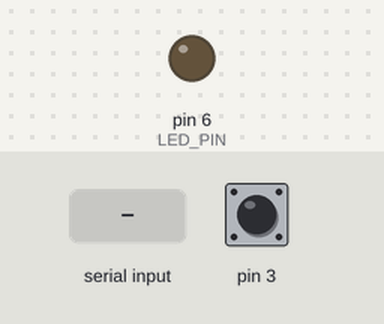
Bench run of a sketch on a simulated Arduino Leonardo, built with avr-gcc and run on an emulated ATmega32U4. Parts: output pins drawn as LEDs (lit = HIGH). The inputs (shaded band) are chosen by the test bench; at power-on: pin 3 HIGH. The sensor or clock chip raises its interrupt line as the real part does; what the sketch prints to the serial monitor is not drawn.

Above: at 0.8 s.
0.9 s: "1\n" received over Serial
At 2.4 s:
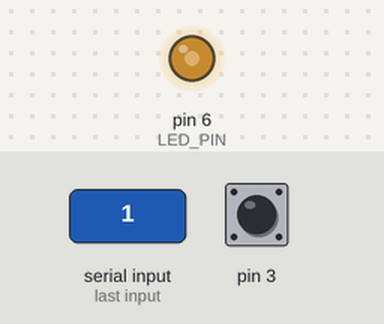
2.9 s: pin 3 pulled LOW for 0.15 s
At 3.9 s:
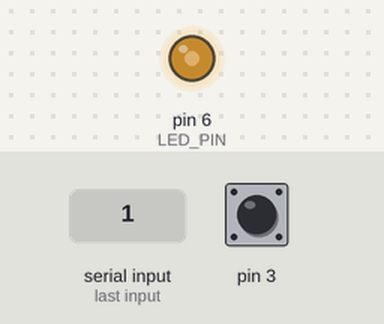
4.6 s: pin 3 pulled LOW for 1 s
At 6.8 s:
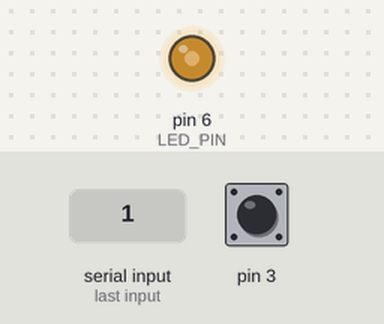
Timing chart, 0 to 8.3 s (numbered marks = the images above; inputs shaded):
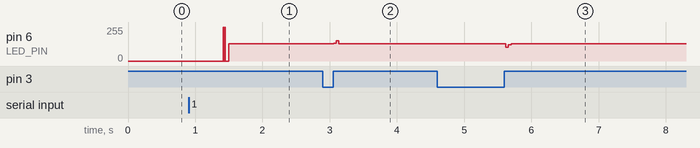

The sketch:

MPU6050_DMP6.ino
```cpp
// I2C device class (I2Cdev) demonstration Arduino sketch for MPU6050 class using DMP (MotionApps v2.0)
// 6/21/2012 by Jeff Rowberg <jeff@rowberg.net>
// Updates should (hopefully) always be available at https://github.com/jrowberg/i2cdevlib
//
// Changelog:
//      2013-05-08 - added seamless Fastwire support
//                 - added note about gyro calibration
//      2012-06-21 - added note about Arduino 1.0.1 + Leonardo compatibility error
//      2012-06-20 - improved FIFO overflow handling and simplified read process
//      2012-06-19 - completely rearranged DMP initialization code and simplification
//      2012-06-13 - pull gyro and accel data from FIFO packet instead of reading directly
//      2012-06-09 - fix broken FIFO read sequence and change interrupt detection to RISING
//      2012-06-05 - add gravity-compensated initial reference frame acceleration output
//                 - add 3D math helper file to DMP6 example sketch
//                 - add Euler output and Yaw/Pitch/Roll output formats
//      2012-06-04 - remove accel offset clearing for better results (thanks Sungon Lee)
//      2012-06-01 - fixed gyro sensitivity to be 2000 deg/sec instead of 250
//      2012-05-30 - basic DMP initialization working

/* ============================================
I2Cdev device library code is placed under the MIT license
Copyright (c) 2012 Jeff Rowberg

Permission is hereby granted, free of charge, to any person obtaining a copy
of this software and associated documentation files (the "Software"), to deal
in the Software without restriction, including without limitation the rights
to use, copy, modify, merge, publish, distribute, sublicense, and/or sell
copies of the Software, and to permit persons to whom the Software is
furnished to do so, subject to the following conditions:

The above copyright notice and this permission notice shall be included in
all copies or substantial portions of the Software.

THE SOFTWARE IS PROVIDED "AS IS", WITHOUT WARRANTY OF ANY KIND, EXPRESS OR
IMPLIED, INCLUDING BUT NOT LIMITED TO THE WARRANTIES OF MERCHANTABILITY,
FITNESS FOR A PARTICULAR PURPOSE AND NONINFRINGEMENT. IN NO EVENT SHALL THE
AUTHORS OR COPYRIGHT HOLDERS BE LIABLE FOR ANY CLAIM, DAMAGES OR OTHER
LIABILITY, WHETHER IN AN ACTION OF CONTRACT, TORT OR OTHERWISE, ARISING FROM,
OUT OF OR IN CONNECTION WITH THE SOFTWARE OR THE USE OR OTHER DEALINGS IN
THE SOFTWARE.
===============================================
*/

// I2Cdev and MPU6050 must be installed as libraries, or else the .cpp/.h files
// for both classes must be in the include path of your project
#include "I2Cdev.h"

#include "MPU6050_6Axis_MotionApps20.h"
//#include "MPU6050.h" // not necessary if using MotionApps include file

// Arduino Wire library is required if I2Cdev I2CDEV_ARDUINO_WIRE implementation
// is used in I2Cdev.h
#if I2CDEV_IMPLEMENTATION == I2CDEV_ARDUINO_WIRE
    #include "Wire.h"
#endif

// class default I2C address is 0x68
// specific I2C addresses may be passed as a parameter here
// AD0 low = 0x68 (default for SparkFun breakout and InvenSense evaluation board)
// AD0 high = 0x69
MPU6050 mpu;
//MPU6050 mpu(0x69); // <-- use for AD0 high

/* =========================================================================
   NOTE: In addition to connection 3.3v, GND, SDA, and SCL, this sketch
   depends on the MPU-6050's INT pin being connected to the Arduino's
   external interrupt #0 pin. On the Arduino Uno and Mega 2560, this is
   digital I/O pin 2.
 * ========================================================================= */

/* =========================================================================
   NOTE: Arduino v1.0.1 with the Leonardo board generates a compile error
   when using Serial.write(buf, len). The Teapot output uses this method.
   The solution requires a modification to the Arduino USBAPI.h file, which
   is fortunately simple, but annoying. This will be fixed in the next IDE
   release. For more info, see these links:

   http://arduino.cc/forum/index.php/topic,109987.0.html
   http://code.google.com/p/arduino/issues/detail?id=958
 * ========================================================================= */


// uncomment "OUTPUT_READABLE_QUATERNION" if you want to see the actual
// quaternion components in a [w, x, y, z] format (not best for parsing
// on a remote host such as Processing or something though)
//#define OUTPUT_READABLE_QUATERNION

// uncomment "OUTPUT_READABLE_EULER" if you want to see Euler angles
// (in degrees) calculated from the quaternions coming from the FIFO.
// Note that Euler angles suffer from gimbal lock (for more info, see
// http://en.wikipedia.org/wiki/Gimbal_lock)
//#define OUTPUT_READABLE_EULER

// uncomment "OUTPUT_READABLE_YAWPITCHROLL" if you want to see the yaw/
// pitch/roll angles (in degrees) calculated from the quaternions coming
// from the FIFO. Note this also requires gravity vector calculations.
// Also note that yaw/pitch/roll angles suffer from gimbal lock (for
// more info, see: http://en.wikipedia.org/wiki/Gimbal_lock)
//#define OUTPUT_READABLE_YAWPITCHROLL

// uncomment "OUTPUT_READABLE_REALACCEL" if you want to see acceleration
// components with gravity removed. This acceleration reference frame is
// not compensated for orientation, so +X is always +X according to the
// sensor, just without the effects of gravity. If you want acceleration
// compensated for orientation, us OUTPUT_READABLE_WORLDACCEL instead.
//#define OUTPUT_READABLE_REALACCEL

// uncomment "OUTPUT_READABLE_WORLDACCEL" if you want to see acceleration
// components with gravity removed and adjusted for the world frame of
// reference (yaw is relative to initial orientation, since no magnetometer
// is present in this case). Could be quite handy in some cases.
//#define OUTPUT_READABLE_WORLDACCEL

// uncomment "OUTPUT_TEAPOT" if you want output that matches the
// format used for the InvenSense teapot demo
#define OUTPUT_TEAPOT


#define LED_PIN 6// (Arduino is 13, Teensy is 11, Teensy++ is 6)
bool blinkState = false;

// MPU control/status vars
bool dmpReady = false;  // set true if DMP init was successful
uint8_t mpuIntStatus;   // holds actual interrupt status byte from MPU
uint8_t devStatus;      // return status after each device operation (0 = success, !0 = error)
uint16_t packetSize;    // expected DMP packet size (default is 42 bytes)
uint16_t fifoCount;     // count of all bytes currently in FIFO
uint8_t fifoBuffer[64]; // FIFO storage buffer

// orientation/motion vars
Quaternion q;           // [w, x, y, z]         quaternion container
VectorInt16 aa;         // [x, y, z]            accel sensor measurements
VectorInt16 aaReal;     // [x, y, z]            gravity-free accel sensor measurements
VectorInt16 aaWorld;    // [x, y, z]            world-frame accel sensor measurements
VectorFloat gravity;    // [x, y, z]            gravity vector
float euler[3];         // [psi, theta, phi]    Euler angle container
float ypr[3];           // [yaw, pitch, roll]   yaw/pitch/roll container and gravity vector

// packet structure for InvenSense teapot demo
uint8_t teapotPacket[14] = { '$', 0x02, 0,0, 0,0, 0,0, 0,0, 0x00, 0x00, '\r', '\n' };


// ================================================================
// ===               INTERRUPT DETECTION ROUTINE                ===
// ================================================================

volatile bool mpuInterrupt = false;     // indicates whether MPU interrupt pin has gone high
void dmpDataReady() {
    mpuInterrupt = true;
}


// ================================================================
// ===                      INITIAL SETUP                       ===
// ================================================================

void setup() {
    // join I2C bus (I2Cdev library doesn't do this automatically)
    #if I2CDEV_IMPLEMENTATION == I2CDEV_ARDUINO_WIRE
        Wire.begin();
        TWBR = 24; // 400kHz I2C clock (200kHz if CPU is 8MHz)
    #elif I2CDEV_IMPLEMENTATION == I2CDEV_BUILTIN_FASTWIRE
        Fastwire::setup(400, true);
    #endif

    // initialize serial communication
    // (115200 chosen because it is required for Teapot Demo output, but it's
    // really up to you depending on your project)
    Serial.begin(115200);
    while (!Serial); // wait for Leonardo enumeration, others continue immediately

    // NOTE: 8MHz or slower host processors, like the Teensy @ 3.3v or Ardunio
    // Pro Mini running at 3.3v, cannot handle this baud rate reliably due to
    // the baud timing being too misaligned with processor ticks. You must use
    // 38400 or slower in these cases, or use some kind of external separate
    // crystal solution for the UART timer.

    // initialize device
    Serial.println(F("Initializing I2C devices..."));
    mpu.initialize();

    // verify connection
    Serial.println(F("Testing device connections..."));
    Serial.println(mpu.testConnection() ? F("MPU6050 connection successful") : F("MPU6050 connection failed"));

    // wait for ready
    Serial.println(F("\nSend any character to begin DMP programming and demo: "));
    while (Serial.available() && Serial.read()); // empty buffer
    while (!Serial.available());                 // wait for data
    while (Serial.available() && Serial.read()); // empty buffer again

    // load and configure the DMP
    Serial.println(F("Initializing DMP..."));
    devStatus = mpu.dmpInitialize();

    // supply your own gyro offsets here, scaled for min sensitivity
    mpu.setXGyroOffset(220);
    mpu.setYGyroOffset(76);
    mpu.setZGyroOffset(-85);
    mpu.setZAccelOffset(1788); // 1688 factory default for my test chip

    // make sure it worked (returns 0 if so)
    if (devStatus == 0) {
        // turn on the DMP, now that it's ready
        Serial.println(F("Enabling DMP..."));
        mpu.setDMPEnabled(true);

        // enable Arduino interrupt detection
        Serial.println(F("Enabling interrupt detection (Arduino external interrupt 0)..."));
        attachInterrupt(0, dmpDataReady, RISING);
        mpuIntStatus = mpu.getIntStatus();

        // set our DMP Ready flag so the main loop() function knows it's okay to use it
        Serial.println(F("DMP ready! Waiting for first interrupt..."));
        dmpReady = true;

        // get expected DMP packet size for later comparison
        packetSize = mpu.dmpGetFIFOPacketSize();
    } else {
        // ERROR!
        // 1 = initial memory load failed
        // 2 = DMP configuration updates failed
        // (if it's going to break, usually the code will be 1)
        Serial.print(F("DMP Initialization failed (code "));
        Serial.print(devStatus);
        Serial.println(F(")"));
    }

    // configure LED for output
    pinMode(LED_PIN, OUTPUT);
}


// ================================================================
// ===                    MAIN PROGRAM LOOP                     ===
// ================================================================

void loop() {
    // if programming failed, don't try to do anything
    if (!dmpReady) return;

    // wait for MPU interrupt or extra packet(s) available
    while (!mpuInterrupt && fifoCount < packetSize) {
        // other program behavior stuff here
        // .
        // .
        // .
        // if you are really paranoid you can frequently test in between other
        // stuff to see if mpuInterrupt is true, and if so, "break;" from the
        // while() loop to immediately process the MPU data
        // .
        // .
        // .
    }

    // reset interrupt flag and get INT_STATUS byte
    mpuInterrupt = false;
    mpuIntStatus = mpu.getIntStatus();

    // get current FIFO count
    fifoCount = mpu.getFIFOCount();

    // check for overflow (this should never happen unless our code is too inefficient)
    if ((mpuIntStatus & 0x10) || fifoCount == 1024) {
        // reset so we can continue cleanly
        mpu.resetFIFO();
        Serial.println(F("FIFO overflow!"));

    // otherwise, check for DMP data ready interrupt (this should happen frequently)
    } else if (mpuIntStatus & 0x02) {
        // wait for correct available data length, should be a VERY short wait
        while (fifoCount < packetSize) fifoCount = mpu.getFIFOCount();

        // read a packet from FIFO
        mpu.getFIFOBytes(fifoBuffer, packetSize);

        // track FIFO count here in case there is > 1 packet available
        // (this lets us immediately read more without waiting for an interrupt)
        fifoCount -= packetSize;

        #ifdef OUTPUT_READABLE_QUATERNION
            // display quaternion values in easy matrix form: w x y z
            mpu.dmpGetQuaternion(&q, fifoBuffer);
            Serial.print("quat\t");
            Serial.print(q.w);
            Serial.print("\t");
            Serial.print(q.x);
            Serial.print("\t");
            Serial.print(q.y);
            Serial.print("\t");
            Serial.println(q.z);
        #endif

        #ifdef OUTPUT_READABLE_EULER
            // display Euler angles in degrees
            mpu.dmpGetQuaternion(&q, fifoBuffer);
            mpu.dmpGetEuler(euler, &q);
            Serial.print("euler\t");
            Serial.print(euler[0] * 180/M_PI);
            Serial.print("\t");
            Serial.print(euler[1] * 180/M_PI);
            Serial.print("\t");
            Serial.println(euler[2] * 180/M_PI);
        #endif

        #ifdef OUTPUT_READABLE_YAWPITCHROLL
            // display Euler angles in degrees
            mpu.dmpGetQuaternion(&q, fifoBuffer);
            mpu.dmpGetGravity(&gravity, &q);
            mpu.dmpGetYawPitchRoll(ypr, &q, &gravity);
            Serial.print("ypr\t");
            Serial.print(ypr[0] * 180/M_PI);
            Serial.print("\t");
            Serial.print(ypr[1] * 180/M_PI);
            Serial.print("\t");
            Serial.println(ypr[2] * 180/M_PI);
        #endif

        #ifdef OUTPUT_READABLE_REALACCEL
            // display real acceleration, adjusted to remove gravity
            mpu.dmpGetQuaternion(&q, fifoBuffer);
            mpu.dmpGetAccel(&aa, fifoBuffer);
            mpu.dmpGetGravity(&gravity, &q);
            mpu.dmpGetLinearAccel(&aaReal, &aa, &gravity);
            Serial.print("areal\t");
            Serial.print(aaReal.x);
            Serial.print("\t");
            Serial.print(aaReal.y);
            Serial.print("\t");
            Serial.println(aaReal.z);
        #endif

        #ifdef OUTPUT_READABLE_WORLDACCEL
            // display initial world-frame acceleration, adjusted to remove gravity
            // and rotated based on known orientation from quaternion
            mpu.dmpGetQuaternion(&q, fifoBuffer);
            mpu.dmpGetAccel(&aa, fifoBuffer);
            mpu.dmpGetGravity(&gravity, &q);
            mpu.dmpGetLinearAccel(&aaReal, &aa, &gravity);
            mpu.dmpGetLinearAccelInWorld(&aaWorld, &aaReal, &q);
            Serial.print("aworld\t");
            Serial.print(aaWorld.x);
            Serial.print("\t");
            Serial.print(aaWorld.y);
            Serial.print("\t");
            Serial.println(aaWorld.z);
        #endif

        #ifdef OUTPUT_TEAPOT
            // display quaternion values in InvenSense Teapot demo format:
            teapotPacket[2] = fifoBuffer[0];
            teapotPacket[3] = fifoBuffer[1];
            teapotPacket[4] = fifoBuffer[4];
            teapotPacket[5] = fifoBuffer[5];
            teapotPacket[6] = fifoBuffer[8];
            teapotPacket[7] = fifoBuffer[9];
            teapotPacket[8] = fifoBuffer[12];
            teapotPacket[9] = fifoBuffer[13];
            Serial.write(teapotPacket, 14);
            teapotPacket[11]++; // packetCount, loops at 0xFF on purpose
        #endif

        // blink LED to indicate activity
        blinkState = !blinkState;
        digitalWrite(LED_PIN, blinkState);
    }
}
```

Measured:
- after the input at 0.9 s, pin 6 (LED_PIN): 0/255 → 128/255 after 0.52 s
- after the input at 2.9 s, pin 6 (LED_PIN): 128/255 → 135/255 after 0.16 s, → 153/255 0.04 s later, → 128/255 0.04 s later
- after the input at 4.6 s, pin 6 (LED_PIN): 128/255 → 102/255 after 1.0 s, → 122/255 0.04 s later, → 128/255 0.04 s later
